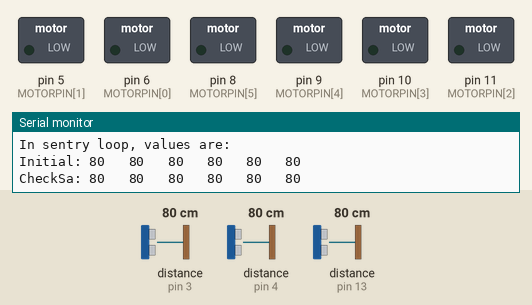
This sketch was run on a simulated Arduino Leonardo, built with avr-gcc and run on an emulated ATmega32U4. Parts: switched loads named in the sketch (green lamp = pin HIGH), the last lines printed to the serial monitor. Wiring (inferred from the names in the program): 3 × ultrasonic range finder: trigger pin 2, echo pin 3 / trigger pin 7, echo pin 4 / trigger pin 12, echo pin 13. Dashed ring = blinking. Inputs (shaded band) come from the test bench; at power-on: distance to the obstacle (sensors on pin 3, pin 4, pin 13) 80 cm. The echo pulse lasts 58.3 µs per cm; pins used as bus, display or sensor lines are not drawn.

Above: at 2.2 s.
2.3 s: distance to the obstacle (sensor on pin 3) set to 66 cm
At 3.2 s:
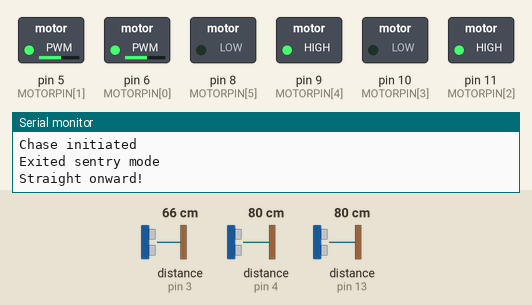
At 3.89 s:
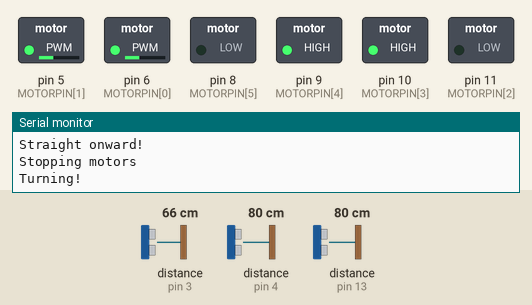
5.3 s: distance to the obstacle (sensor on pin 3) set to 35 cm
7.3 s: distance to the obstacle (sensor on pin 3) set to 29 cm
At 8.8 s:
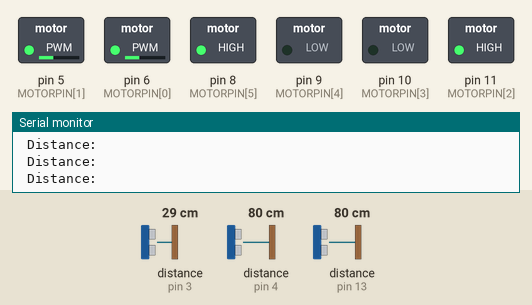
Timing chart, 0 to 10.3 s (numbered marks = the images above; inputs shaded):
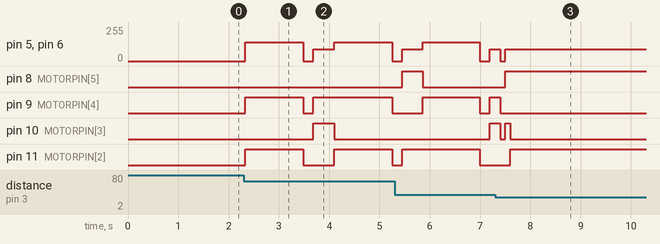

Measured:
- the behaviour switches between 70 and 69 cm on distance to the obstacle (sensor on pin 3) (found by bisection; images 0 and 1)
- the behaviour switches between 32 and 31 cm on distance to the obstacle (sensor on pin 3) (found by bisection; images 2 and 3)
- after the input at 2.3 s, pin 5 (MOTORPIN[1]), pin 6 (MOTORPIN[0]): 0/255 → 140/255 at once, → 0/255 1.1 s later, → 90/255 0.20 s later, → 140/255 0.42 s later, … (5 changes in this stretch)
- after the input at 7.3 s, pin 11 (MOTORPIN[2]): goes on until 7.6 s, then stays HIGH

The sketch:

MICE1.0.ino
```cpp
#include <Keyboard.h>

 /*
 * Author: Milien McDermott
 * Date:4/09/2019
 * IDE V1.6.9
 * Email:mcdermottm3446@my.uwstout.edu
 * Function:Runs Motorized Interactive Cat Excersizer
 */

//Echo stuff
const int TRIGPIN[3] = {2,7,12};
const int ECHOPIN[3] = {3,4,13};
int initial[6];
int checkSafe[6];

//Motor stuff
const int MOTORPIN[6] = {6,5,11,10,9,8};
// enA,enB   in1,in2,   ,in3,in4
const bool FORWARD1 = false;
const bool REVERSE1 = true;
const bool FORWARD2 = true;
const bool REVERSE2 = false;
bool turnDirection = false;
const int FAST = 140;
const int SLOW = 90;

//Various variables
const int WALLPADDING = 30;
const int MOVEPADDING = 10;
float cm;
bool exitProcess;
const int EATDELAY = 5000;
const int RETRIEVALDELAY = 5000;
const int CHASETIME = 10000;


//SETUP SETUP SETUP SETUP SETUP SETUP SETUP SETUP SETUP SETUP SETUP SETUP SETUP SETUP SETUP SETUP SETUP SETUP SETUP SETUP
void setup(){

  //setup serial monitor for debugging at 9600 baud rate
  Serial.begin(9600);

  //setup ultrasonic sensors
  say("setup ultrasonic sensors");
  for(int i=0;i<3;i++){
    pinMode(TRIGPIN[i], OUTPUT);
    pinMode(ECHOPIN[i], INPUT);
  }

  //set up all the motor control pins
  say("Set up motor control pins");
  for(int i=0;i<6;i++){
    pinMode(MOTORPIN[i],OUTPUT);
  }
  stopmotors();

  //initial delay
  say("Initial setup delay");
  delay(1000);
}


//THNKING OPERATION CODE THNKING OPERATION CODE THNKING OPERATION CODE THNKING OPERATION CODE THNKING OPERATION CODE THNKING OPERATION CODE THNKING OPERATION CODE THNKING OPERATION CODE
void sentry(){
  //clear sentry and checksafe
  for(int u = 0; u<6; u++){
    initial[u] = 0;
    checkSafe[u] = 0;
  }
  //get initial distances
  say("Get initial distances");
  printDistance();
  //first three
  for(int i=0;i<3;i++){
    initial[i]=getdistance(TRIGPIN[i],ECHOPIN[i]);
  }
  say("Done with first three");
  printDistance();
  //movemotors(FORWARD,REVERSE,SLOW,200);
  //second three (after turn)
  for(int i=3;i<6;i++){
    initial[i]=getdistance(TRIGPIN[i-3],ECHOPIN[i-3]);
  }
  say("Done with second three");
  printDistance();
  for(int i=0;i<6;i++){
    checkSafe[i]=initial[i];
  }

  //sentry loop
  say("Entering sentry loop");
  bool safe = true;
  while(safe){
    //movemotors(REVERSE,FORWARD,SLOW,200);
    say("In sentry loop, values are:");
    printDistance();
    for(int i=0;i<3;i++){
      checkSafe[i]=getdistance(TRIGPIN[i],ECHOPIN[i]);
    }
    printDistance();
    for(int i=0;i<3;i++){
      if(isStalked(i)){
        say("Chase initiated");
        safe=false;
        return;
      }
    }
    //movemotors(FORWARD,REVERSE,SLOW,200);
    //second three (after turn)
    for(int i=3;i<6;i++){
      checkSafe[i]=getdistance(TRIGPIN[i-3],ECHOPIN[i-3]);
    }
    printDistance();
    for(int i=3;i<6;i++){
      if(isStalked(i)){
        say("Chase initiated");
        safe=false;
        return;
      }
    }
  }
}
bool isStalked(int i){
  if((checkSafe[i]>(initial[i]+MOVEPADDING))||(checkSafe[i]<(initial[i]-MOVEPADDING))){
    return true;
  }
  else{return false;}
}

void printDistance(){
  Serial.print("Initial: ");
  for(int x = 0; x<6;x++){
      Serial.print(initial[x]);
      Serial.print("   ");
  }
  say("");
  Serial.print("CheckSa: ");
  for(int x = 0; x<6;x++){
      Serial.print(checkSafe[x]);
      Serial.print("   ");
  }
  say("");
}

bool flee(){
  bool caught = false;
  caught = runaway();
  stopmotors();
  return caught;
}

bool runaway(){
  //TODO code to interface with RFID chip
  bool RFIDhit = false;
  int timeout = 0;
  int straightTime = 1000;
  int turnTime = 300;
  int delaytime = 200;
  //drives in a square and checks for the cat
  while(!RFIDhit && (timeout<CHASETIME)){
    say("Straight onward!");
    movemotors(FORWARD1,FORWARD2,FAST,straightTime);
    //RFIDhit = checkForCat(straightTime);
    timeout = timeout + straightTime;
    if(RFIDhit)
      return true;
    delay(delaytime);
    timeout = timeout + delaytime;
    say("Turning!");
    if(turnDirection){
      movemotors(FORWARD1,REVERSE2,SLOW,turnTime);
      turnDirection = false;
    }
    else{
      movemotors(REVERSE1,FORWARD2,SLOW,turnTime);
      turnDirection = true;
    }
    //RFIDhit = checkForCat(turnTime);
    timeout = timeout + turnTime;
    if(RFIDhit)
      return true;
  }
  return false;
}


//MOTORS MOTORS MOTORS MOTORS MOTORS MOTORS MOTORS MOTORS MOTORS MOTORS MOTORS MOTORS MOTORS MOTORS MOTORS MOTORS MOTORS MOTORS MOTORS MOTORS MOTORS MOTORS MOTORS MOTORS MOTORS MOTORS MOTORS
//Call this function if you're just moving and not checking for a cat
void movemotors(bool left, bool right, int spd, int waitTime){
  setmotors(left, right, spd);
  for (int i = 0; i <= waitTime; i = i + 100){
    delay(100);
    if(getdistance(TRIGPIN[0],ECHOPIN[0]) <= WALLPADDING){
      say("Wall evading");
      stopmotors();
      delay(100);
      i = i + 100;
      setmotors(REVERSE1,REVERSE2, SLOW);
      delay(100);
      i = i + 100;
      if(turnDirection){
        setmotors(REVERSE1,FORWARD2, SLOW);
        turnDirection = false;
      }
      else{
        setmotors(FORWARD1,REVERSE2, SLOW);
        turnDirection = true;
      }
      while(getdistance(TRIGPIN[0],ECHOPIN[0]) <= WALLPADDING){
        say("still turning to avoid wall. Distance: " + getdistance(TRIGPIN[0],ECHOPIN[0]));
        delay(200);
        i = i + 200;
      }
      setmotors(left,right,spd);
    }
  }
  stopmotors();
}

//use this function to idle while motor runs and you wait for a cat
bool checkForCat(int waitTime){
  for(int i = 0; i < waitTime; i = i+300){
    delay(300);
    //if(wastouched()){
    //  return true;
    //}
  }
  return false;
}

//this function sets motor values
void setmotors(bool left, bool right,int spd){ //spd is 0-255)
  //pass these into the motor
  //say("setting motors, configure this block for specifics");
  if(left){
    //say("Left called forward");
    digitalWrite(MOTORPIN[2],LOW);
    digitalWrite(MOTORPIN[3],HIGH);
  }
  else{
    //say("Left called back");
    digitalWrite(MOTORPIN[2],HIGH);
    digitalWrite(MOTORPIN[3],LOW);
  }

  if(right){
    //say("Right called forward");
    digitalWrite(MOTORPIN[4],HIGH);
    digitalWrite(MOTORPIN[5],LOW);
  }
  else{
    //say("Right called Back");
    digitalWrite(MOTORPIN[4],LOW);
    digitalWrite(MOTORPIN[5],HIGH);
  }

  analogWrite(MOTORPIN[0],spd);
  analogWrite(MOTORPIN[1],spd);
}

void stopmotors(){
  say("Stopping motors");
  for(int i=2;i<6;i++){
    digitalWrite(MOTORPIN[i],LOW);
  }
  analogWrite(MOTORPIN[0],0);
  analogWrite(MOTORPIN[1],0);
}


//SENSORS SENSORS SENSORS SENSORS SENSORS SENSORS SENSORS SENSORS SENSORS SENSORS SENSORS SENSORS SENSORS SENSORS SENSORS SENSORS SENSORS SENSORS
//returns distance from ultrsonic sensors
int getdistance(int Trigger, int Echo){
  digitalWrite(Trigger, LOW);
  delayMicroseconds(2);
  digitalWrite(Trigger, HIGH);
  delayMicroseconds(10);
  digitalWrite(Trigger, LOW);
  cm = pulseIn(Echo, HIGH) / 58.0; //The echo time is converted into cm
  cm = (int(cm * 100.0)) / 100.0;
  if(cm <= 0||cm>150){return 150;}
  else{return cm;}
}


//SAY FUNCTION
//printout shortcut
void say(String said){
  Serial.println(said);
}

void loop(){
  say("Entering sentry mode");
  sentry();
  say("Exited sentry mode");
  if(flee()){ //returns true if the cat catches it
    say("Eat delay");
    delay(EATDELAY);
  }
  else{
    say("Retrieval delay");
    delay(RETRIEVALDELAY);
  }
  say("Finished loop");
}
```
